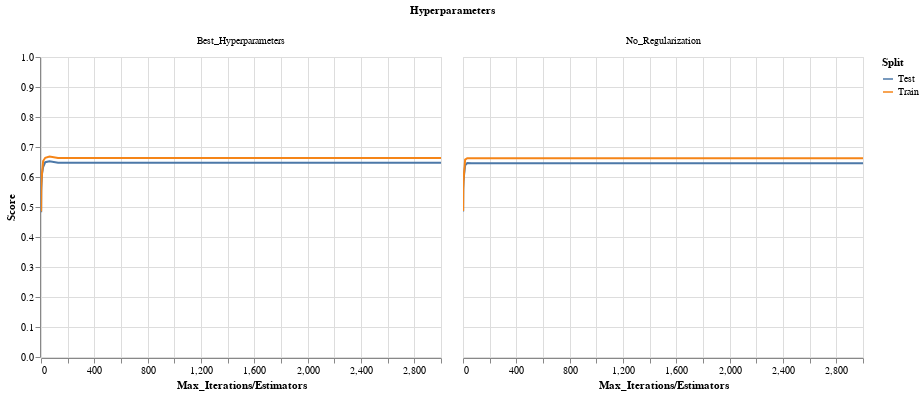

Source (notebook cell):
### Markdown cell above
## Plot Overfitting curve

### Code cell
alt.Chart(get_overfitting_curve(df_dict, dataset='abalone', algorithm='ANN')).mark_line().encode(
    x=alt.X('Max_Iterations/Estimators:Q', axis=alt.Axis(title='Max_Iterations/Estimators')),
    y=alt.Y('Score:Q', scale=alt.Scale(domain=[0.0, 1.0])),
    color='Split:N',
    column='Hyperparameters:N'
).interactive()

### Figure 1 — Vega-Lite specification as saved in the notebook (floating-point values rounded to 4 significant figures)
{"$schema": "https://vega.github.io/schema/vega-lite/v2.6.0.json", "config": {"background": "white", "view": {"height": 300, "width": 400}}, "data": {"name": "data-933dbf5b85d99b83afe65567ba09b7f5"}, "datasets": {"data-933dbf5b85d99b83afe65567ba09b7f5": [{"Algorithm": "ANN", "Dataset": "abalone", "Hyperparameters": "Best_Hyperparameters", "Max_Iterations/Estimators": 1, "Score": 0.4822, "Split": "Test"}, {"Algorithm": "ANN", "Dataset": "abalone", "Hyperparameters": "Best_Hyperparameters", "Max_Iterations/Estimators": 2, "Score": 0.5535, "Split": "Test"}, {"Algorithm": "ANN", "Dataset": "abalone", "Hyperparameters": "Best_Hyperparameters", "Max_Iterations/Estimators": 4, "Score": 0.5786, "Split": "Test"}, {"Algorithm": "ANN", "Dataset": "abalone", "Hyperparameters": "Best_Hyperparameters", "Max_Iterations/Estimators": 8, "Score": 0.6113, "Split": "Test"}, {"Algorithm": "ANN", "Dataset": "abalone", "Hyperparameters": "Best_Hyperparameters", "Max_Iterations/Estimators": 16, "Score": 0.6331, "Split": "Test"}, {"Algorithm": "ANN", "Dataset": "abalone", "Hyperparameters": "Best_Hyperparameters", "Max_Iterations/Estimators": 32, "Score": 0.6494, "Split": "Test"}, {"Algorithm": "ANN", "Dataset": "abalone", "Hyperparameters": "Best_Hyperparameters", "Max_Iterations/Estimators": 64, "Score": 0.6526, "Split": "Test"}, {"Algorithm": "ANN", "Dataset": "abalone", "Hyperparameters": "Best_Hyperparameters", "Max_Iterations/Estimators": 128, "Score": 0.6474, "Split": "Test"}, {"Algorithm": "ANN", "Dataset": "abalone", "Hyperparameters": "Best_Hyperparameters", "Max_Iterations/Estimators": 256, "Score": 0.6474, "Split": "Test"}, {"Algorithm": "ANN", "Dataset": "abalone", "Hyperparameters": "Best_Hyperparameters", "Max_Iterations/Estimators": 512, "Score": 0.6474, "Split": "Test"}, {"Algorithm": "ANN", "Dataset": "abalone", "Hyperparameters": "Best_Hyperparameters", "Max_Iterations/Estimators": 1024, "Score": 0.6474, "Split": "Test"}, {"Algorithm": "ANN", "Dataset": "abalone", "Hyperparameters": "Best_Hyperparameters", "Max_Iterations/Estimators": 2048, "Score": 0.6474, "Split": "Test"}, {"Algorithm": "ANN", "Dataset": "abalone", "Hyperparameters": "Best_Hyperparameters", "Max_Iterations/Estimators": 2100, "Score": 0.6474, "Split": "Test"}, {"Algorithm": "ANN", "Dataset": "abalone", "Hyperparameters": "Best_Hyperparameters", "Max_Iterations/Estimators": 2200, "Score": 0.6474, "Split": "Test"}, {"Algorithm": "ANN", "Dataset": "abalone", "Hyperparameters": "Best_Hyperparameters", "Max_Iterations/Estimators": 2300, "Score": 0.6474, "Split": "Test"}, {"Algorithm": "ANN", "Dataset": "abalone", "Hyperparameters": "Best_Hyperparameters", "Max_Iterations/Estimators": 2400, "Score": 0.6474, "Split": "Test"}, {"Algorithm": "ANN", "Dataset": "abalone", "Hyperparameters": "Best_Hyperparameters", "Max_Iterations/Estimators": 2500, "Score": 0.6474, "Split": "Test"}, {"Algorithm": "ANN", "Dataset": "abalone", "Hyperparameters": "Best_Hyperparameters", "Max_Iterations/Estimators": 2600, "Score": 0.6474, "Split": "Test"}, {"Algorithm": "ANN", "Dataset": "abalone", "Hyperparameters": "Best_Hyperparameters", "Max_Iterations/Estimators": 2700, "Score": 0.6474, "Split": "Test"}, {"Algorithm": "ANN", "Dataset": "abalone", "Hyperparameters": "Best_Hyperparameters", "Max_Iterations/Estimators": 2800, "Score": 0.6474, "Split": "Test"}, {"Algorithm": "ANN", "Dataset": "abalone", "Hyperparameters": "Best_Hyperparameters", "Max_Iterations/Estimators": 2900, "Score": 0.6474, "Split": "Test"}, {"Algorithm": "ANN", "Dataset": "abalone", "Hyperparameters": "Best_Hyperparameters", "Max_Iterations/Estimators": 3000, "Score": 0.6474, "Split": "Test"}, {"Algorithm": "ANN", "Dataset": "abalone", "Hyperparameters": "Best_Hyperparameters", "Max_Iterations/Estimators": 1, "Score": 0.4847, "Split": "Train"}, {"Algorithm": "ANN", "Dataset": "abalone", "Hyperparameters": "Best_Hyperparameters", "Max_Iterations/Estimators": 2, "Score": 0.5655, "Split": "Train"}, {"Algorithm": "ANN", "Dataset": "abalone", "Hyperparameters": "Best_Hyperparameters", "Max_Iterations/Estimators": 4, "Score": 0.589, "Split": "Train"}, {"Algorithm": "ANN", "Dataset": "abalone", "Hyperparameters": "Best_Hyperparameters", "Max_Iterations/Estimators": 8, "Score": 0.6143, "Split": "Train"}, {"Algorithm": "ANN", "Dataset": "abalone", "Hyperparameters": "Best_Hyperparameters", "Max_Iterations/Estimators": 16, "Score": 0.6532, "Split": "Train"}, {"Algorithm": "ANN", "Dataset": "abalone", "Hyperparameters": "Best_Hyperparameters", "Max_Iterations/Estimators": 32, "Score": 0.664, "Split": "Train"}, {"Algorithm": "ANN", "Dataset": "abalone", "Hyperparameters": "Best_Hyperparameters", "Max_Iterations/Estimators": 64, "Score": 0.6681, "Split": "Train"}, {"Algorithm": "ANN", "Dataset": "abalone", "Hyperparameters": "Best_Hyperparameters", "Max_Iterations/Estimators": 128, "Score": 0.6636, "Split": "Train"}, {"Algorithm": "ANN", "Dataset": "abalone", "Hyperparameters": "Best_Hyperparameters", "Max_Iterations/Estimators": 256, "Score": 0.6636, "Split": "Train"}, {"Algorithm": "ANN", "Dataset": "abalone", "Hyperparameters": "Best_Hyperparameters", "Max_Iterations/Estimators": 512, "Score": 0.6636, "Split": "Train"}, {"Algorithm": "ANN", "Dataset": "abalone", "Hyperparameters": "Best_Hyperparameters", "Max_Iterations/Estimators": 1024, "Score": 0.6636, "Split": "Train"}, {"Algorithm": "ANN", "Dataset": "abalone", "Hyperparameters": "Best_Hyperparameters", "Max_Iterations/Estimators": 2048, "Score": 0.6636, "Split": "Train"}, {"Algorithm": "ANN", "Dataset": "abalone", "Hyperparameters": "Best_Hyperparameters", "Max_Iterations/Estimators": 2100, "Score": 0.6636, "Split": "Train"}, {"Algorithm": "ANN", "Dataset": "abalone", "Hyperparameters": "Best_Hyperparameters", "Max_Iterations/Estimators": 2200, "Score": 0.6636, "Split": "Train"}, {"Algorithm": "ANN", "Dataset": "abalone", "Hyperparameters": "Best_Hyperparameters", "Max_Iterations/Estimators": 2300, "Score": 0.6636, "Split": "Train"}, {"Algorithm": "ANN", "Dataset": "abalone", "Hyperparameters": "Best_Hyperparameters", "Max_Iterations/Estimators": 2400, "Score": 0.6636, "Split": "Train"}, {"Algorithm": "ANN", "Dataset": "abalone", "Hyperparameters": "Best_Hyperparameters", "Max_Iterations/Estimators": 2500, "Score": 0.6636, "Split": "Train"}, {"Algorithm": "ANN", "Dataset": "abalone", "Hyperparameters": "Best_Hyperparameters", "Max_Iterations/Estimators": 2600, "Score": 0.6636, "Split": "Train"}, {"Algorithm": "ANN", "Dataset": "abalone", "Hyperparameters": "Best_Hyperparameters", "Max_Iterations/Estimators": 2700, "Score": 0.6636, "Split": "Train"}, {"Algorithm": "ANN", "Dataset": "abalone", "Hyperparameters": "Best_Hyperparameters", "Max_Iterations/Estimators": 2800, "Score": 0.6636, "Split": "Train"}, {"Algorithm": "ANN", "Dataset": "abalone", "Hyperparameters": "Best_Hyperparameters", "Max_Iterations/Estimators": 2900, "Score": 0.6636, "Split": "Train"}, {"Algorithm": "ANN", "Dataset": "abalone", "Hyperparameters": "Best_Hyperparameters", "Max_Iterations/Estimators": 3000, "Score": 0.6636, "Split": "Train"}, {"Algorithm": "ANN", "Dataset": "abalone", "Hyperparameters": "No_Regularization", "Max_Iterations/Estimators": 1, "Score": 0.4853, "Split": "Test"}, {"Algorithm": "ANN", "Dataset": "abalone", "Hyperparameters": "No_Regularization", "Max_Iterations/Estimators": 2, "Score": 0.5585, "Split": "Test"}, {"Algorithm": "ANN", "Dataset": "abalone", "Hyperparameters": "No_Regularization", "Max_Iterations/Estimators": 4, "Score": 0.5836, "Split": "Test"}, {"Algorithm": "ANN", "Dataset": "abalone", "Hyperparameters": "No_Regularization", "Max_Iterations/Estimators": 8, "Score": 0.6073, "Split": "Test"}, {"Algorithm": "ANN", "Dataset": "abalone", "Hyperparameters": "No_Regularization", "Max_Iterations/Estimators": 16, "Score": 0.6385, "Split": "Test"}, {"Algorithm": "ANN", "Dataset": "abalone", "Hyperparameters": "No_Regularization", "Max_Iterations/Estimators": 32, "Score": 0.6464, "Split": "Test"}, {"Algorithm": "ANN", "Dataset": "abalone", "Hyperparameters": "No_Regularization", "Max_Iterations/Estimators": 64, "Score": 0.6459, "Split": "Test"}, {"Algorithm": "ANN", "Dataset": "abalone", "Hyperparameters": "No_Regularization", "Max_Iterations/Estimators": 128, "Score": 0.6459, "Split": "Test"}, {"Algorithm": "ANN", "Dataset": "abalone", "Hyperparameters": "No_Regularization", "Max_Iterations/Estimators": 256, "Score": 0.6459, "Split": "Test"}, {"Algorithm": "ANN", "Dataset": "abalone", "Hyperparameters": "No_Regularization", "Max_Iterations/Estimators": 512, "Score": 0.6459, "Split": "Test"}, {"Algorithm": "ANN", "Dataset": "abalone", "Hyperparameters": "No_Regularization", "Max_Iterations/Estimators": 1024, "Score": 0.6459, "Split": "Test"}, {"Algorithm": "ANN", "Dataset": "abalone", "Hyperparameters": "No_Regularization", "Max_Iterations/Estimators": 2048, "Score": 0.6459, "Split": "Test"}, {"Algorithm": "ANN", "Dataset": "abalone", "Hyperparameters": "No_Regularization", "Max_Iterations/Estimators": 2100, "Score": 0.6459, "Split": "Test"}, {"Algorithm": "ANN", "Dataset": "abalone", "Hyperparameters": "No_Regularization", "Max_Iterations/Estimators": 2200, "Score": 0.6459, "Split": "Test"}, {"Algorithm": "ANN", "Dataset": "abalone", "Hyperparameters": "No_Regularization", "Max_Iterations/Estimators": 2300, "Score": 0.6459, "Split": "Test"}, {"Algorithm": "ANN", "Dataset": "abalone", "Hyperparameters": "No_Regularization", "Max_Iterations/Estimators": 2400, "Score": 0.6459, "Split": "Test"}, {"Algorithm": "ANN", "Dataset": "abalone", "Hyperparameters": "No_Regularization", "Max_Iterations/Estimators": 2500, "Score": 0.6459, "Split": "Test"}, {"Algorithm": "ANN", "Dataset": "abalone", "Hyperparameters": "No_Regularization", "Max_Iterations/Estimators": 2600, "Score": 0.6459, "Split": "Test"}, {"Algorithm": "ANN", "Dataset": "abalone", "Hyperparameters": "No_Regularization", "Max_Iterations/Estimators": 2700, "Score": 0.6459, "Split": "Test"}, {"Algorithm": "ANN", "Dataset": "abalone", "Hyperparameters": "No_Regularization", "Max_Iterations/Estimators": 2800, "Score": 0.6459, "Split": "Test"}, {"Algorithm": "ANN", "Dataset": "abalone", "Hyperparameters": "No_Regularization", "Max_Iterations/Estimators": 2900, "Score": 0.6459, "Split": "Test"}, {"Algorithm": "ANN", "Dataset": "abalone", "Hyperparameters": "No_Regularization", "Max_Iterations/Estimators": 3000, "Score": 0.6459, "Split": "Test"}, {"Algorithm": "ANN", "Dataset": "abalone", "Hyperparameters": "No_Regularization", "Max_Iterations/Estimators": 1, "Score": 0.4866, "Split": "Train"}, {"Algorithm": "ANN", "Dataset": "abalone", "Hyperparameters": "No_Regularization", "Max_Iterations/Estimators": 2, "Score": 0.5645, "Split": "Train"}, {"Algorithm": "ANN", "Dataset": "abalone", "Hyperparameters": "No_Regularization", "Max_Iterations/Estimators": 4, "Score": 0.5876, "Split": "Train"}, {"Algorithm": "ANN", "Dataset": "abalone", "Hyperparameters": "No_Regularization", "Max_Iterations/Estimators": 8, "Score": 0.6134, "Split": "Train"}, {"Algorithm": "ANN", "Dataset": "abalone", "Hyperparameters": "No_Regularization", "Max_Iterations/Estimators": 16, "Score": 0.6579, "Split": "Train"}, {"Algorithm": "ANN", "Dataset": "abalone", "Hyperparameters": "No_Regularization", "Max_Iterations/Estimators": 32, "Score": 0.6628, "Split": "Train"}, {"Algorithm": "ANN", "Dataset": "abalone", "Hyperparameters": "No_Regularization", "Max_Iterations/Estimators": 64, "Score": 0.6629, "Split": "Train"}, {"Algorithm": "ANN", "Dataset": "abalone", "Hyperparameters": "No_Regularization", "Max_Iterations/Estimators": 128, "Score": 0.6629, "Split": "Train"}, {"Algorithm": "ANN", "Dataset": "abalone", "Hyperparameters": "No_Regularization", "Max_Iterations/Estimators": 256, "Score": 0.6629, "Split": "Train"}, {"Algorithm": "ANN", "Dataset": "abalone", "Hyperparameters": "No_Regularization", "Max_Iterations/Estimators": 512, "Score": 0.6629, "Split": "Train"}, {"Algorithm": "ANN", "Dataset": "abalone", "Hyperparameters": "No_Regularization", "Max_Iterations/Estimators": 1024, "Score": 0.6629, "Split": "Train"}, {"Algorithm": "ANN", "Dataset": "abalone", "Hyperparameters": "No_Regularization", "Max_Iterations/Estimators": 2048, "Score": 0.6629, "Split": "Train"}, {"Algorithm": "ANN", "Dataset": "abalone", "Hyperparameters": "No_Regularization", "Max_Iterations/Estimators": 2100, "Score": 0.6629, "Split": "Train"}, {"Algorithm": "ANN", "Dataset": "abalone", "Hyperparameters": "No_Regularization", "Max_Iterations/Estimators": 2200, "Score": 0.6629, "Split": "Train"}, {"Algorithm": "ANN", "Dataset": "abalone", "Hyperparameters": "No_Regularization", "Max_Iterations/Estimators": 2300, "Score": 0.6629, "Split": "Train"}, {"Algorithm": "ANN", "Dataset": "abalone", "Hyperparameters": "No_Regularization", "Max_Iterations/Estimators": 2400, "Score": 0.6629, "Split": "Train"}, {"Algorithm": "ANN", "Dataset": "abalone", "Hyperparameters": "No_Regularization", "Max_Iterations/Estimators": 2500, "Score": 0.6629, "Split": "Train"}, {"Algorithm": "ANN", "Dataset": "abalone", "Hyperparameters": "No_Regularization", "Max_Iterations/Estimators": 2600, "Score": 0.6629, "Split": "Train"}, {"Algorithm": "ANN", "Dataset": "abalone", "Hyperparameters": "No_Regularization", "Max_Iterations/Estimators": 2700, "Score": 0.6629, "Split": "Train"}, {"Algorithm": "ANN", "Dataset": "abalone", "Hyperparameters": "No_Regularization", "Max_Iterations/Estimators": 2800, "Score": 0.6629, "Split": "Train"}, {"Algorithm": "ANN", "Dataset": "abalone", "Hyperparameters": "No_Regularization", "Max_Iterations/Estimators": 2900, "Score": 0.6629, "Split": "Train"}, {"Algorithm": "ANN", "Dataset": "abalone", "Hyperparameters": "No_Regularization", "Max_Iterations/Estimators": 3000, "Score": 0.6629, "Split": "Train"}]}, "encoding": {"color": {"field": "Split", "type": "nominal"}, "column": {"field": "Hyperparameters", "type": "nominal"}, "x": {"axis": {"title": "Max_Iterations/Estimators"}, "field": "Max_Iterations/Estimators", "type": "quantitative"}, "y": {"field": "Score", "scale": {"domain": [0, 1]}, "type": "quantitative"}}, "mark": "line", "selection": {"selector008": {"bind": "scales", "encodings": ["x", "y"], "mark": {"fill": "#333", "fillOpacity": 0.125, "stroke": "white"}, "on": "[mousedown, window:mouseup] > window:mousemove!", "resolve": "global", "translate": "[mousedown, window:mouseup] > window:mousemove!", "type": "interval", "zoom": "wheel!"}}}
